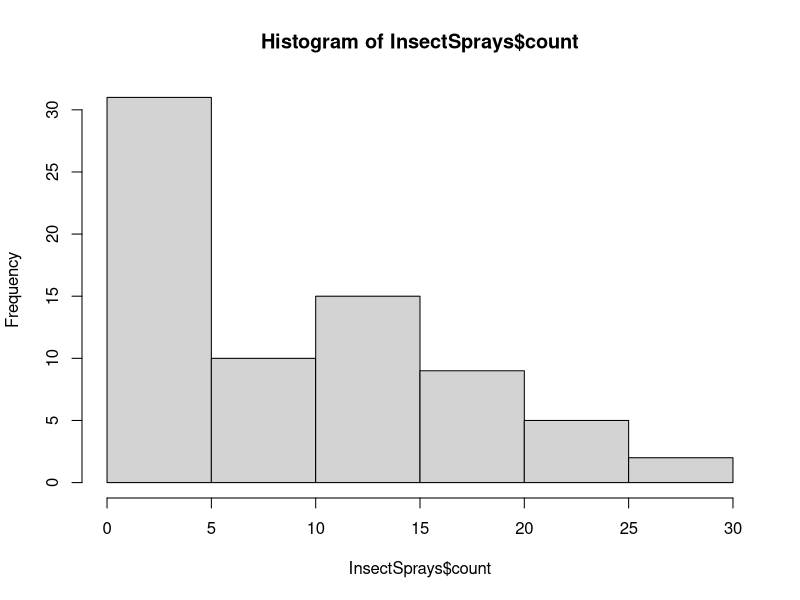
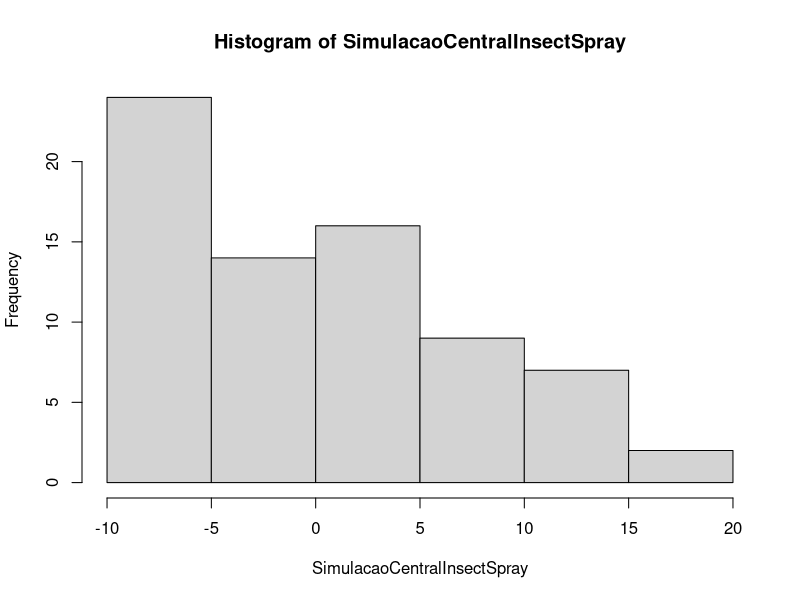

Reproduce these figures in R, in order.
InsectSprays$count
mean(InsectSprays$count)
SimulacaoCentralInsectSpray <- InsectSprays$count - mean(InsectSprays$count)
hist(InsectSprays$count)
hist(SimulacaoCentralInsectSpray)
